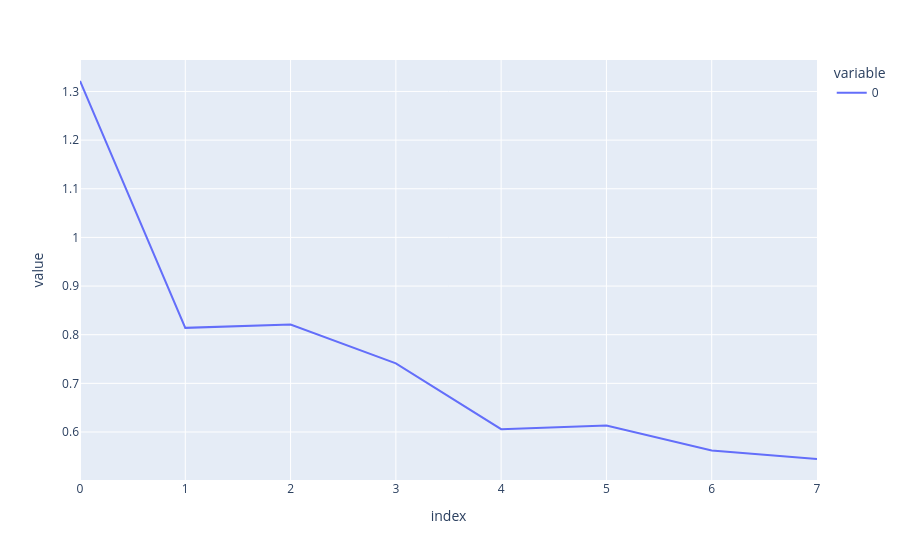

Notebook source saved alongside this figure:
### Code cell
px.line(epoch_score_history)

### Figure 1 — Plotly figure (JSON) as saved in the notebook; plotly's stock layout.template omitted (floating-point values rounded to 4 significant figures)
{"data": [{"hovertemplate": "variable=0<br>index=%{x}<br>value=%{y}<extra></extra>", "legendgroup": "0", "line": {"color": "#636efa", "dash": "solid"}, "marker": {"symbol": "circle"}, "mode": "lines", "name": "0", "orientation": "v", "showlegend": true, "type": "scatter", "x": [0, 1, 2, 3, 4, 5, 6, 7], "xaxis": "x", "y": [1.322, 0.814, 0.8208, 0.7412, 0.6059, 0.6134, 0.562, 0.5445], "yaxis": "y"}], "layout": {"legend": {"title": {"text": "variable"}, "tracegroupgap": 0}, "margin": {"t": 60}, "xaxis": {"anchor": "y", "domain": [0, 1], "title": {"text": "index"}}, "yaxis": {"anchor": "x", "domain": [0, 1], "title": {"text": "value"}}}}
